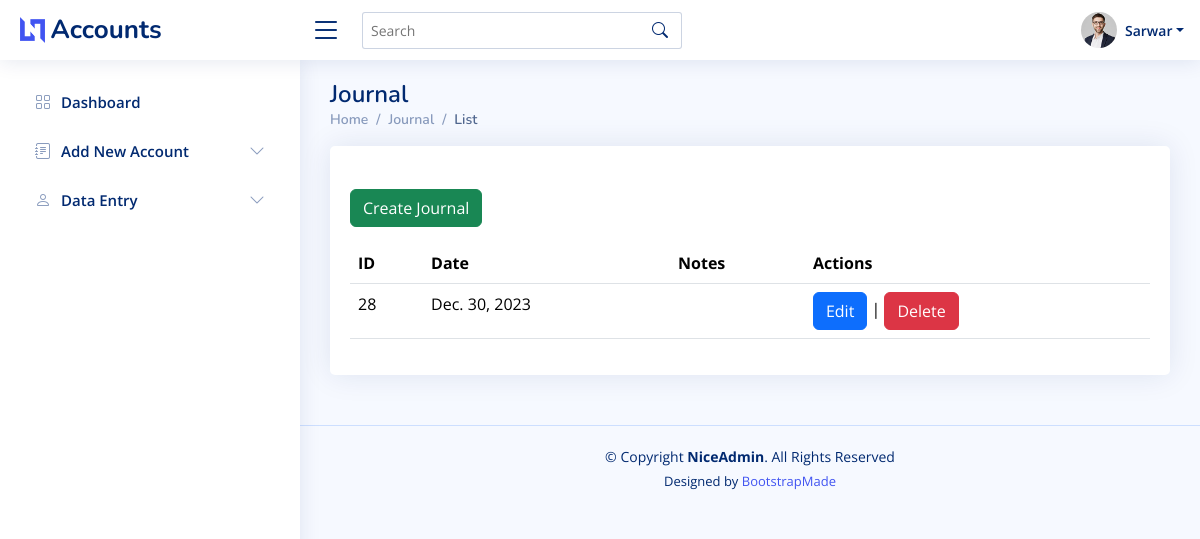
The app's page /transactions/list (signed in), older data.
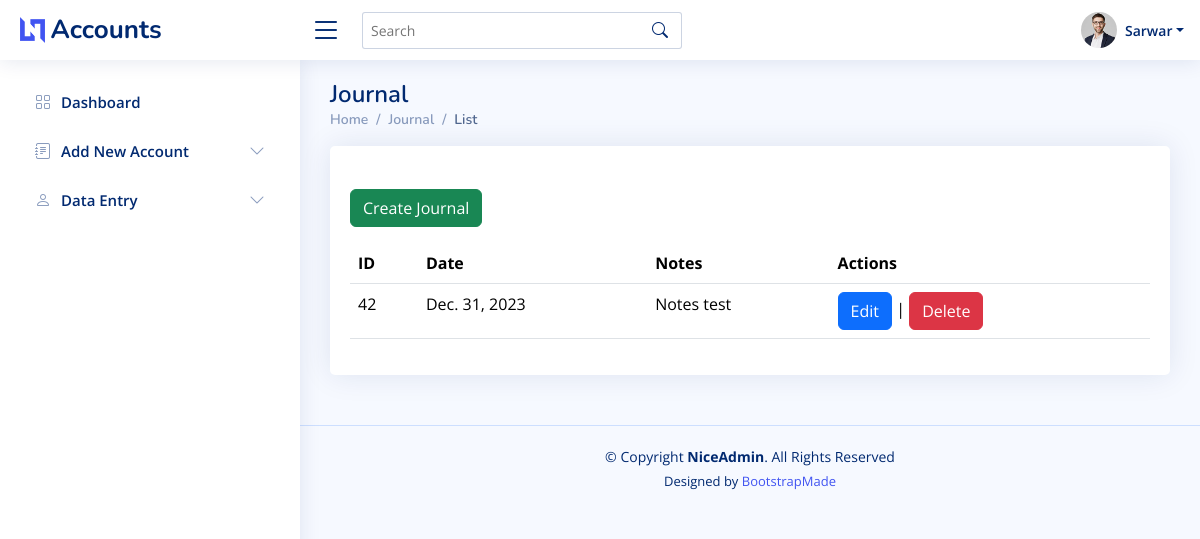
The same page, newer data.
### apps/journal/models.py (models this page shows)
class Document(models.Model):
    doc_id = models.AutoField(primary_key=True)
    date = models.DateField(null=False)
    notes = models.TextField(null=True)
    name = models.CharField(null=True, max_length=150)
    company_id = models.ForeignKey(Company, on_delete=models.CASCADE, null=True)
    company_branch = models.ForeignKey(CompanyBranch, on_delete=models.CASCADE, null=True)
    created_by = models.ForeignKey(settings.AUTH_USER_MODEL, on_delete=models.CASCADE,
                                   related_name='created_docs', null=True)
    updated_by = models.ForeignKey(settings.AUTH_USER_MODEL, on_delete=models.CASCADE,
                                   related_name='updated_docs', null=True)
    def __str__(self):
        return f"{self.doc_id}"

### accounting/authentication_decorators.py (the view)
    def wrapped_view(request, *args, **kwargs):
        if not request.user.is_authenticated:
            return redirect('login')  # Replace 'login' with the name of your login URL
        return view_func(request, *args, **kwargs)

### apps/journal/views.py (called while the page is built)
@authentication_required
def transaction_list(request):
    user = request.user
    user_company_id = user.company
    user_company_branch = user.company_branch
    transactions = Transaction.objects.filter(company_id=user_company_id, company_branch=user_company_branch)
    documents = Document.objects.filter(company_id=user_company_id, company_branch=user_company_branch)
    print(documents)
    context = {
        'first_name': user.first_name,
        'last_name': user.last_name,
        'company': user_company_id,
        'company_branch': user_company_branch,
        'transactions': transactions,
        'documents': documents
    }
    return render(request, 'journal/transaction_list.html', {'context': context})

### templates/journal/transaction_list.html (shortened to what this page needs)
{% extends 'base.html' %}
{% block content %}
    <main id="main" class="main">
        <div class="pagetitle">
            <h1>Journal</h1>
            <nav>
                <ol class="breadcrumb">
                    <li class="breadcrumb-item"><a href="{% url 'dashboard' %}">Home</a></li>
                    <li class="breadcrumb-item">Journal</li>
                    <li class="breadcrumb-item active">List</li>
                </ol>
            </nav>
        </div>
        <section class="section">
            <div class="row">
                <div class="col-lg-12">
                    <div class="card">
                        <div class="card-body">
                            <h5 class="card-title"></h5>
                            <div class="text-start mb-3">
                                <a class="btn btn-success" href="{% url 'create-transaction' %}">Create Journal</a>
                            </div>
                            <table class="display table datatable">
                                <thead>
                                <tr>
                                    <th>ID</th>
                                    <th>Date</th>
                                    <th>Notes</th>
                                    <th>Actions</th>
                                </tr>
                                </thead>
                                <tbody>
                                {% for document in context.documents %}
                                    <tr>
                                        <td>{{ document.doc_id }}</td>
                                        <td>{{ document.date }}</td>
                                        <td>{{ document.notes }}</td>
                                        <td>
                                            <a class="btn btn-primary"
                                               href="{% url 'update-transaction' document.doc_id %}">Edit</a> |
                                            <a class="btn btn-danger"
                                               href="{% url 'delete-transaction' document.doc_id %}">Delete</a>
                                        </td>
                                    </tr>
                                {% endfor %}
                                </tbody>
                            </table>
                        </div>
                    </div>
                </div>
            </div>
        </section>
    </main>
{% endblock %}

Row changes from the older to the newer data that the page shows:
removed Document: doc_id "28", date "Dec. 30, 2023"
added Document: doc_id "42", date "Dec. 31, 2023", notes "Notes test"
